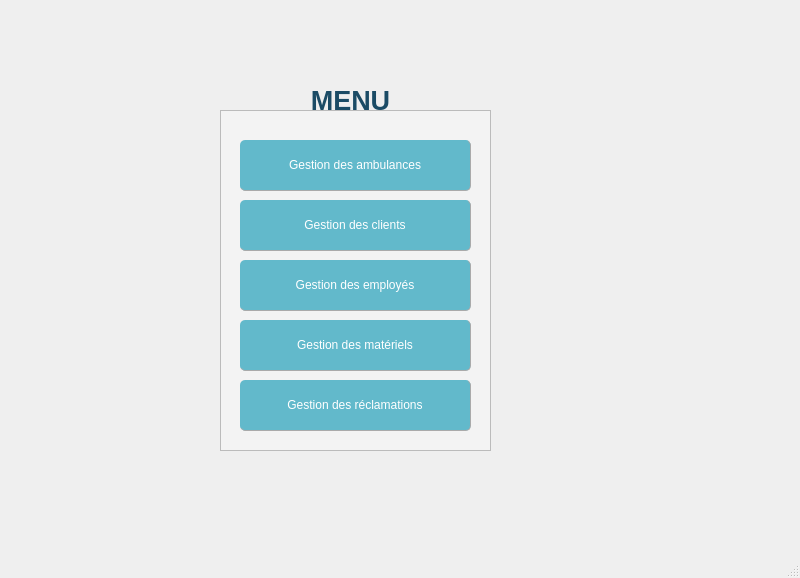
<?xml version="1.0" encoding="UTF-8"?>
<ui version="4.0">
 <class>MainWindow</class>
 <widget class="QMainWindow" name="MainWindow">
  <property name="geometry">
   <rect>
    <x>0</x>
    <y>0</y>
    <width>800</width>
    <height>578</height>
   </rect>
  </property>
  <property name="windowTitle">
   <string>MainWindow</string>
  </property>
  <widget class="QWidget" name="centralwidget">
   <widget class="QPushButton" name="pushButton">
    <property name="geometry">
     <rect>
      <x>240</x>
      <y>140</y>
      <width>231</width>
      <height>51</height>
     </rect>
    </property>
    <property name="styleSheet">
     <string notr="true">QPushButton{
	border-radius:5px;
   border-right:1px solid #aaaaaa;
	border-bottom:1px solid #aaaaaa;
}
QPushButton:enabled{
background-color: rgb(98, 185, 203);
	color: rgb(255, 255, 255);
}
QPushButton:pressed{
	background-color: rgb(190, 233, 231);
	color: rgb(255, 255, 255);
	border-radius:5px;
}
QPushButton:disabled{
background-color: #aaaaaa;
	color: rgb(255, 255, 255);
}

</string>
    </property>
    <property name="text">
     <string>Gestion des ambulances</string>
    </property>
   </widget>
   <widget class="QPushButton" name="pushButton_2">
    <property name="geometry">
     <rect>
      <x>240</x>
      <y>200</y>
      <width>231</width>
      <height>51</height>
     </rect>
    </property>
    <property name="styleSheet">
     <string notr="true">QPushButton{
	border-radius:5px;
   border-right:1px solid #aaaaaa;
	border-bottom:1px solid #aaaaaa;
}
QPushButton:enabled{
background-color: rgb(98, 185, 203);
	color: rgb(255, 255, 255);
}
QPushButton:pressed{
	background-color: rgb(190, 233, 231);
	color: rgb(255, 255, 255);
	border-radius:5px;
}
QPushButton:disabled{
background-color: #aaaaaa;
	color: rgb(255, 255, 255);
}

</string>
    </property>
    <property name="text">
     <string>Gestion des clients</string>
    </property>
   </widget>
   <widget class="QPushButton" name="pushButton_employe">
    <property name="geometry">
     <rect>
      <x>240</x>
      <y>260</y>
      <width>231</width>
      <height>51</height>
     </rect>
    </property>
    <property name="styleSheet">
     <string notr="true">QPushButton{
	border-radius:5px;
   border-right:1px solid #aaaaaa;
	border-bottom:1px solid #aaaaaa;
}
QPushButton:enabled{
background-color: rgb(98, 185, 203);
	color: rgb(255, 255, 255);
}
QPushButton:pressed{
	background-color: rgb(190, 233, 231);
	color: rgb(255, 255, 255);
	border-radius:5px;
}
QPushButton:disabled{
background-color: #aaaaaa;
	color: rgb(255, 255, 255);
}

</string>
    </property>
    <property name="text">
     <string>Gestion des employés</string>
    </property>
   </widget>
   <widget class="QPushButton" name="pushButton_4">
    <property name="geometry">
     <rect>
      <x>240</x>
      <y>320</y>
      <width>231</width>
      <height>51</height>
     </rect>
    </property>
    <property name="styleSheet">
     <string notr="true">QPushButton{
	border-radius:5px;
   border-right:1px solid #aaaaaa;
	border-bottom:1px solid #aaaaaa;
}
QPushButton:enabled{
background-color: rgb(98, 185, 203);
	color: rgb(255, 255, 255);
}
QPushButton:pressed{
	background-color: rgb(190, 233, 231);
	color: rgb(255, 255, 255);
	border-radius:5px;
}
QPushButton:disabled{
background-color: #aaaaaa;
	color: rgb(255, 255, 255);
}

</string>
    </property>
    <property name="text">
     <string>Gestion des matériels</string>
    </property>
   </widget>
   <widget class="QPushButton" name="pushButton_5">
    <property name="geometry">
     <rect>
      <x>240</x>
      <y>380</y>
      <width>231</width>
      <height>51</height>
     </rect>
    </property>
    <property name="styleSheet">
     <string notr="true">QPushButton{
	border-radius:5px;
   border-right:1px solid #aaaaaa;
	border-bottom:1px solid #aaaaaa;
}
QPushButton:enabled{
background-color: rgb(98, 185, 203);
	color: rgb(255, 255, 255);
}
QPushButton:pressed{
	background-color: rgb(190, 233, 231);
	color: rgb(255, 255, 255);
	border-radius:5px;
}
QPushButton:disabled{
background-color: #aaaaaa;
	color: rgb(255, 255, 255);
}

</string>
    </property>
    <property name="text">
     <string>Gestion des réclamations</string>
    </property>
   </widget>
   <widget class="QLabel" name="label_9">
    <property name="geometry">
     <rect>
      <x>240</x>
      <y>90</y>
      <width>221</width>
      <height>21</height>
     </rect>
    </property>
    <property name="font">
     <font>
      <pointsize>20</pointsize>
      <weight>75</weight>
      <bold>true</bold>
      <underline>false</underline>
     </font>
    </property>
    <property name="styleSheet">
     <string notr="true">color: rgb(27, 75, 101);</string>
    </property>
    <property name="text">
     <string>MENU</string>
    </property>
    <property name="alignment">
     <set>Qt::AlignCenter</set>
    </property>
   </widget>
   <widget class="QTableView" name="tableView">
    <property name="geometry">
     <rect>
      <x>220</x>
      <y>110</y>
      <width>271</width>
      <height>341</height>
     </rect>
    </property>
    <property name="styleSheet">
     <string notr="true">border-color: rgb(27, 75, 101);
background-color: rgb(243, 243, 243);</string>
    </property>
   </widget>
   <zorder>tableView</zorder>
   <zorder>pushButton</zorder>
   <zorder>pushButton_2</zorder>
   <zorder>pushButton_employe</zorder>
   <zorder>pushButton_4</zorder>
   <zorder>pushButton_5</zorder>
   <zorder>label_9</zorder>
  </widget>
  <widget class="QMenuBar" name="menubar">
   <property name="geometry">
    <rect>
     <x>0</x>
     <y>0</y>
     <width>800</width>
     <height>26</height>
    </rect>
   </property>
  </widget>
  <widget class="QStatusBar" name="statusbar"/>
 </widget>
 <resources/>
 <connections/>
</ui>
